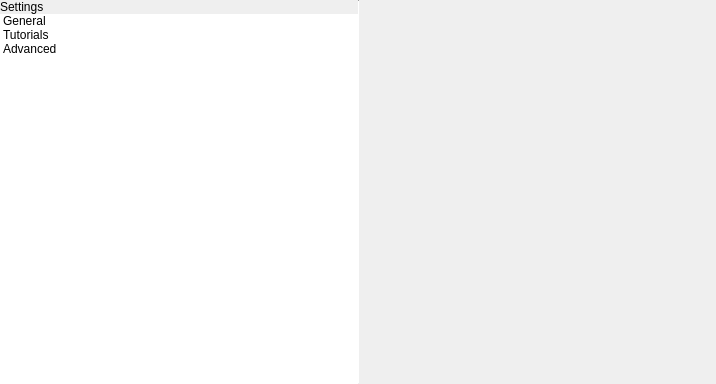
<?xml version="1.0" encoding="UTF-8"?>
<ui version="4.0">
 <class>SettingsDialog</class>
 <widget class="QDialog" name="SettingsDialog">
  <property name="geometry">
   <rect>
    <x>0</x>
    <y>0</y>
    <width>716</width>
    <height>384</height>
   </rect>
  </property>
  <property name="windowTitle">
   <string>Dialog</string>
  </property>
  <layout class="QHBoxLayout" name="horizontalLayout">
   <property name="spacing">
    <number>0</number>
   </property>
   <property name="leftMargin">
    <number>0</number>
   </property>
   <property name="topMargin">
    <number>0</number>
   </property>
   <property name="rightMargin">
    <number>0</number>
   </property>
   <property name="bottomMargin">
    <number>0</number>
   </property>
   <item>
    <widget class="QWidget" name="leftWidget" native="true">
     <layout class="QVBoxLayout" name="verticalLayout">
      <property name="spacing">
       <number>0</number>
      </property>
      <property name="leftMargin">
       <number>0</number>
      </property>
      <property name="topMargin">
       <number>0</number>
      </property>
      <property name="rightMargin">
       <number>0</number>
      </property>
      <property name="bottomMargin">
       <number>0</number>
      </property>
      <item>
       <widget class="tTitleLabel" name="titleLabel">
        <property name="text">
         <string>Settings</string>
        </property>
       </widget>
      </item>
      <item>
       <widget class="QListWidget" name="listWidget">
        <property name="frameShape">
         <enum>QFrame::NoFrame</enum>
        </property>
        <item>
         <property name="text">
          <string>General</string>
         </property>
        </item>
        <item>
         <property name="text">
          <string>Tutorials</string>
         </property>
        </item>
        <item>
         <property name="text">
          <string>Advanced</string>
         </property>
        </item>
       </widget>
      </item>
     </layout>
    </widget>
   </item>
   <item>
    <widget class="Line" name="line">
     <property name="maximumSize">
      <size>
       <width>1</width>
       <height>16777215</height>
      </size>
     </property>
     <property name="orientation">
      <enum>Qt::Vertical</enum>
     </property>
    </widget>
   </item>
   <item>
    <widget class="tStackedWidget" name="stackedWidget">
     <widget class="GeneralSettings" name="generalSettings"/>
     <widget class="TutorialsSettings" name="tutorialsSettings"/>
     <widget class="AdvancedSettings" name="advancedSettings"/>
    </widget>
   </item>
  </layout>
 </widget>
 <customwidgets>
  <customwidget>
   <class>tTitleLabel</class>
   <extends>QLabel</extends>
   <header>ttitlelabel.h</header>
   <slots>
    <signal>backButtonClicked()</signal>
   </slots>
  </customwidget>
  <customwidget>
   <class>tStackedWidget</class>
   <extends>QStackedWidget</extends>
   <header location="global">tstackedwidget.h</header>
   <container>1</container>
  </customwidget>
  <customwidget>
   <class>GeneralSettings</class>
   <extends>QWidget</extends>
   <header>settings/generalsettings.h</header>
   <container>1</container>
  </customwidget>
  <customwidget>
   <class>TutorialsSettings</class>
   <extends>QWidget</extends>
   <header>settings/tutorialssettings.h</header>
   <container>1</container>
  </customwidget>
  <customwidget>
   <class>AdvancedSettings</class>
   <extends>QWidget</extends>
   <header>settings/advancedsettings.h</header>
   <container>1</container>
  </customwidget>
 </customwidgets>
 <resources/>
 <connections/>
</ui>
